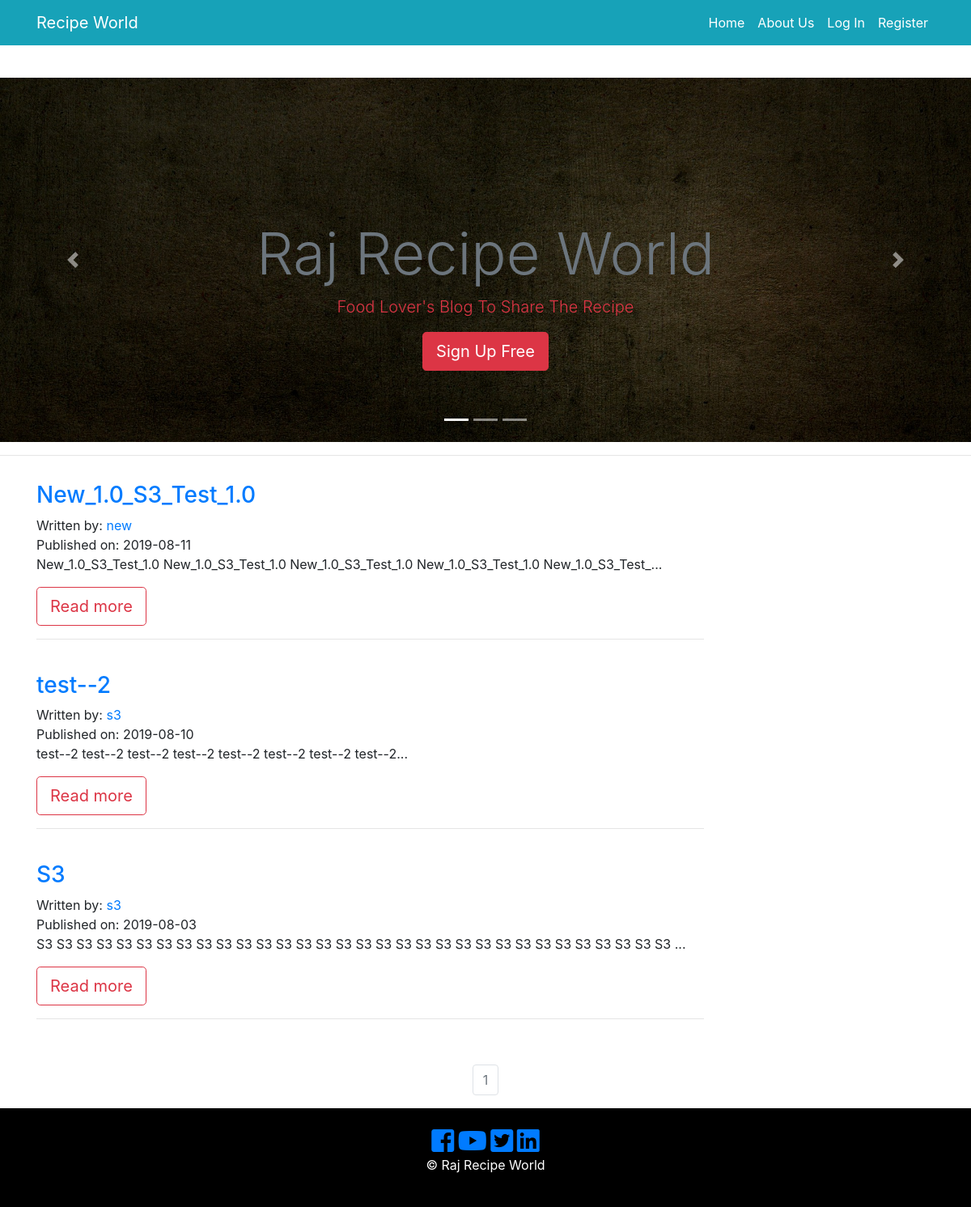
The page / on the database its author committed.
### recipe_app/models.py (models this page shows, shortened)
class RecipePost(db.Model):
    users = db.relationship(User)
    id = db.Column(db.Integer, primary_key=True)
    user_id = db.Column(db.Integer, db.ForeignKey('users.id'), nullable=False)
    date = db.Column(db.DateTime, nullable=False, default=datetime.utcnow)
    recipe_image = db.Column(db.String(128), default=None, nullable=True)
    recipe_name = db.Column(db.String(164), nullable=False)
    course = db.Column(db.String(164), nullable=False)
    food_category = db.Column(db.String(164), nullable=False)
    cuisine = db.Column(db.String(164), nullable=False)
    prep_time = db.Column(db.String(164), nullable=False)
    cook_time = db.Column(db.String(164), nullable=False)
    allergens = db.Column(db.String(164), nullable=False)
    serving = db.Column(db.String(164), nullable=False)
    ingredients = db.Column(db.Text, nullable=False)
    recipe_description = db.Column(db.Text, nullable=False)

class User(db.Model, UserMixin):
     __tablename__ = 'users'
     id = db.Column(db.Integer, primary_key = True)
     picture = db.Column(db.String(128), default='default_profile.png', nullable=False)
     email = db.Column(db.String(64), unique=True, index=True)
     username = db.Column(db.String(64), unique=True, index=True)
     password_hash = db.Column(db.String(128))
     recipe = db.relationship('RecipePost', backref='author', lazy=True)

### recipe_app/core/views.py (the view)
@core.route('/')
def index():
    page = request.args.get('page', 1, type=int)
    all_recipies_posts = RecipePost.query.order_by(RecipePost.date.desc()).paginate(page=page, per_page=10)
    return render_template('index.html', all_recipies_posts = all_recipies_posts)

### recipe_app/templates/index.html (shortened to what this page needs)
{% extends "base.html" %}
{% block content %}
  <section id="showcase" class="">
    <div id="myCarousel" class="carousel slide" data-ride="carousel">
      <ol class="carousel-indicators">
        <li data-target="#myCarousel" data-slide-to="0" class="active"></li>
        <li data-target="#myCarousel" data-slide-to="1"></li>
        <li data-target="#myCarousel" data-slide-to="2"></li>
      </ol>
      <div class="carousel-inner">
        <div class="carousel-item carousel-image-1 active">
          <div class="container">
            <div class="carousel-caption d-none d-sm-block text-center mb-5">
              <h1 class="display-3 text-secondary"> Raj Recipe World</h1>
              <p class="lead text-danger"> Food Lover's Blog To Share The Recipe </p>
              <a href="contact.html" class="btn btn-danger btn-lg">Sign Up Free</a>
            </div>
          </div>
        </div>
      </div>
      <a href="#myCarousel" data-slide="prev" class="carousel-control-prev">
        <span class="carousel-control-prev-icon"></span>
      </a>
      <a href="#myCarousel" data-slide="next" class="carousel-control-next">
        <span class="carousel-control-next-icon"></span>
      </a>
    </div>
  </section>
  <hr>
<section id="info" class="py-3">
  <div class="container">
    {% for recipe in all_recipies_posts.items %}
    <div class="row">
      <div class="col-md-9 align-self-center">
        <h3> <a href="{{ url_for('recipe_posts.recipe_post', recipe_post_id=recipe.id) }}">{{ recipe.recipe_name }}</a> </h3>
          <p>
            Written by: <a href="{{ url_for('users.user_recipies', username = recipe.author.username) }}">{{ recipe.author.username }}</a>
            <br/>
            Published on: {{ recipe.date.strftime('%Y-%m-%d') }}
            <br/>
            {{ recipe.recipe_description[:100] }}...
            </p>
              <a href="{{ url_for('recipe_posts.recipe_post', recipe_post_id=recipe.id) }}" class="btn btn-outline-danger btn-lg">Read more</a>
              <hr>
               <br/>
          </div>
            <div class="col-md-3">
             </div>
           </div>
           {% endfor %}
  </div>
</section>
<nav aria-label="Page navigation example">
  <ul class="pagination justify-content-center">
    {% for page_num in all_recipies_posts.iter_pages(left_edge=1, right_edge=1, left_current=1, right_current=2) %}
            {% if all_recipies_posts.page == page_num %}
              <li class="page-item disabled">
                <a class="page-link" href="{{ url_for('core.index', page=page_num) }}">{{ page_num }}</a>
              </li>
            {% else %}
              <li class="page-item">
                <a class="page-link" href="{{ url_for('core.index', page=page_num) }}">{{ page_num }}</a>
              </li>
            {% endif %}
    {% endfor %}
  </ul>
</nav>
{% endblock %}

### recipe_app/templates/base.html (shortened to what this page needs)
<!DOCTYPE html>
<html>
  <head>
      <link rel="stylesheet" href="https://stackpath.bootstrapcdn.com/bootstrap/4.3.1/css/bootstrap.min.css">
      <link type="text/css" rel="stylesheet" href="{{ url_for('static', filename='css/master.css') }}"/>
      <link rel="stylesheet" href="https://use.fontawesome.com/releases/v5.3.1/css/all.css"
>
  </head>
<body>
  <header class="py-5" >
<nav class="navbar navbar-expand-sm navbar-dark bg-info fixed-top ">
    <div class="container">
      <a href="{{ url_for('core.index') }}" target="_blank" class="navbar-brand">Recipe World</a>
      <div class="collapse navbar-collapse" id="navbarCollapse">
         <ul class="navbar-nav ml-auto">
            <li class="nav-item active">
              <a class="nav-link text-white" href="{{ url_for('core.index') }}">Home</a>
            </li>
            <li class="nav-item">
              <a class="nav-link text-white" href="{{ url_for('core.info') }}">About Us</a>
            </li>
            {% if current_user.is_authenticated %}
            <li class="nav-item">
                <a class="nav-link text-white" href="{{ url_for('users.logout') }}">Log Out</a>
            </li>
            <li class="nav-item">
                <a class="nav-link text-white" href="{{ url_for('users.account') }}">Account</a>
            </li>
            <li class="nav-item">
                <a class="nav-link text-white" href="{{ url_for('recipe_posts.create_recipe') }}">Add Recipe</a>
            </li>
             <li class="nav-item">
                <a class="nav-link text-white" href="{{ url_for('users.user_recipies' , username=current_user.username) }}">{{ current_user }}</a>
              </li>
              {% else %}
              <li class="nav-item">
                  <a class="nav-link text-white" href="{{ url_for('users.login') }}"> Log In </a>
              </li>
              <li class="nav-item">
                  <a class="nav-link text-white" href="{{ url_for('users.register') }}"> Register </a>
              </li>
              {% endif %}
    </ul>
    </div>
   </div>
  </nav>
 </header>
  {% block content %}
  {% endblock %}
         <footer id="main-footer" class="text-center p-4">
          <div class="container">
              <div class="row">
                <div class="col">
                    <a href="#"> <i class="fab fa-facebook-square fa-2x"> </i> </a>
                    <a href="#"> <i class="fab fa-youtube fa-2x"> </i> </a>
                    <a href="#"> <i class="fab fa-twitter-square fa-2x"></i> </a>
                    <a href="#"> <i class="fab fa-linkedin fa-2x"></i> </a>
                  <p> &copy;
                     Raj Recipe World </p>
                </div>
              </div>
            </div>
          </footer>
  </body>
</html>

### recipe_app/static/css/master.css (style rules this page uses)
.carousel-item { height: 450px; }
.carousel-image-1 { background: url('../img/cook-3_1920.jpg'); background-size: cover; }
#main-footer { background: #000; color: #fff; }

### rows shown on the page
RecipePost: recipe_name "New_1.0_S3_Test_1.0", author.username "new", date "2019-08-11", recipe_description "New_1.0_S3_Test_1.0 New_1.0_S3_Test_1.0 New_1.0_S3_Test_1.0 New_1.0_S3_Test_1.0 New_1.0_S3_Test_"
RecipePost: recipe_name "test--2", author.username "s3", date "2019-08-10", recipe_description "test--2 test--2 test--2 test--2 test--2 test--2 test--2 test--2"
RecipePost: recipe_name "S3", author.username "s3", date "2019-08-03", recipe_description "S3 S3 S3 S3 S3 S3 S3 S3 S3 S3 S3 S3 S3 S3 S3 S3 S3 S3 S3 S3 S3 S3 S3 S3 S3 S3 S3 S3 S3 S3 S3 S3"

### other values the page prints
{{ page_num }} "1"
